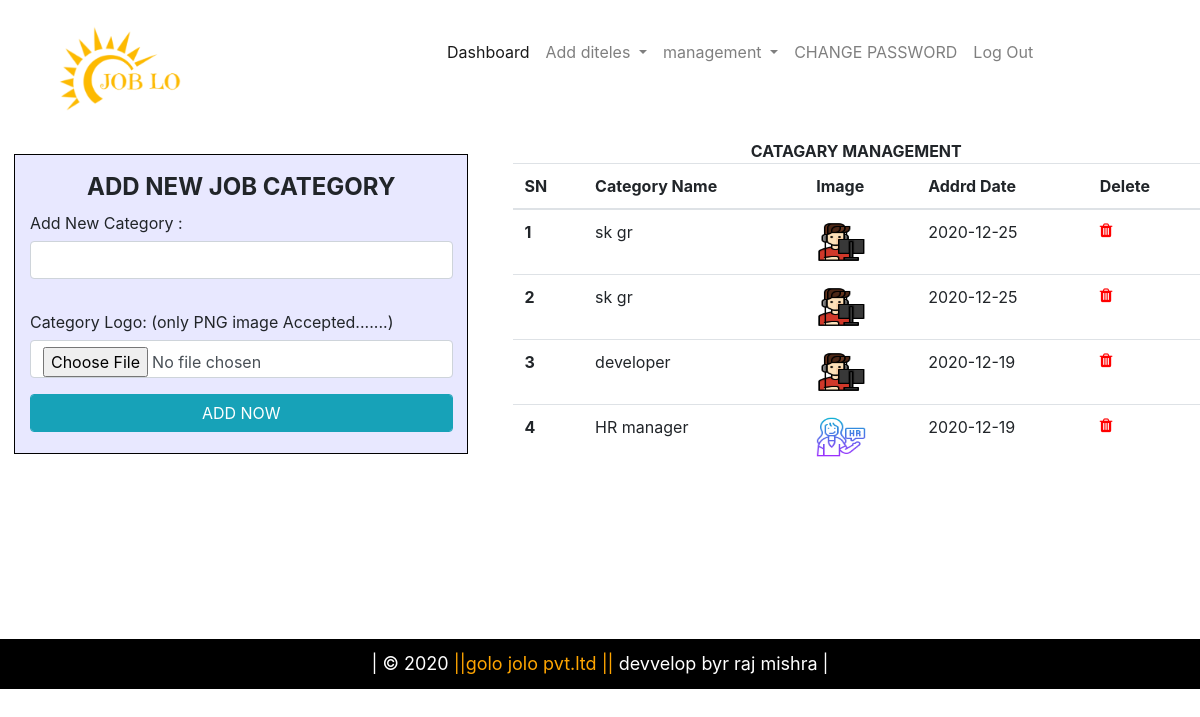
/admin/addcategory.php (signed in), run on the app's committed database.
### tables this page shows
CREATE TABLE `category` (
  `cid` int(11) NOT NULL,
  `cname` varchar(100) NOT NULL,
  `cimage` varchar(100) NOT NULL,
  `cdate` varchar(50) NOT NULL
);

### admin/addcategory.php (the view, shortened to what this page needs)
<html>
<head>
<?php include('adminlink.php'); ?>
</head>
<body>
<?php include('adminheader.php'); ?>
<div class="row" style="min-height:500px;">
<div class="col-sm-5">
<form action="" method="post" enctype="multipart/form-data">
<div class="row" id="outer1">
<div class="col-sm-12" style="text-align:center;font-size:24px;font-weight:bold;">
ADD NEW JOB CATEGORY</div>
Add New Category :
<input type="text" name="category" class="form-control"/></br>
Category Logo: (only PNG image Accepted.......)
<input type="file" name="cimage" class="form-control"/> </br> </br>
<input type="submit" name="sub" class="btn btn-info form-control" value="ADD NOW"/>
</div>
</form>
</div>
<div class="col-sm-7">
<div class="col-sm-12" style="text-align:center"> <b> CATAGARY MANAGEMENT</b></div>
<table class="table">
  <thead>
    <tr>
      <th scope="col">SN</th>
      <th scope="col">Category Name</th>
      <th scope="col">Image</th>
      <th scope="col">Addrd Date</th>
      <th scope="col">Delete</th>
    </tr>
  </thead>
  <tbody>
  <?php
include ('connection.php');
$query1="select * from category order by cid desc";
$data1=mysqli_query($con,$query1);
$i=1;
while($row1=mysqli_fetch_array($data1))
{
  ?>
    <tr>
      <th scope="row"><?php echo $i ?></th>
      <td><?php echo $row1 [1] ?></td>
      <td><img src="categoryimage/<?php echo $row1 [2] ?>" height="40px" width="50px"/></td>
      <td><?php echo $row1 [3] ?></td>
      <td> <a href="addcategory.php?del=1&cid=<?php echo $row1 [0] ?>"><span class="fa fa-trash" style="color:red;"> </span></a></td>
    </tr>
    <?php
$i++;
}?>
  </tbody>
</table>
</div>
</div>
<?php include('adminfooter.php'); ?>
</body>
</html>

### admin/addcategory.php (style rules this page uses)
#outer1 { padding:3%; margin:3%; border:1px solid black; min-height:300px; background:#e8e8ff; text-align:center; }

### data on the page
category: cname "sk gr", cimage (picture), cdate "2020-12-25"
category: cname "sk gr", cimage (picture), cdate "2020-12-25"
category: cname "developer", cimage (picture), cdate "2020-12-19"
category: cname "HR manager", cimage (picture), cdate "2020-12-19"
